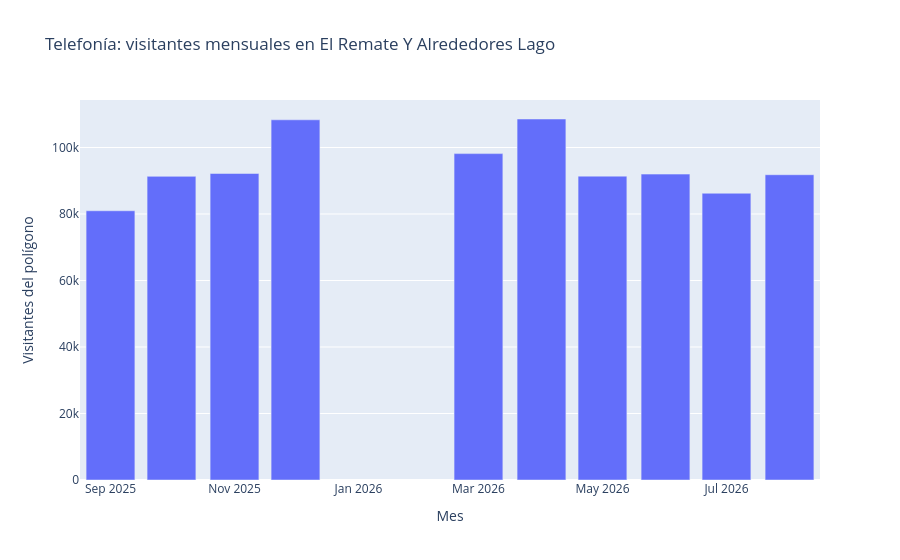

Notebook source saved alongside this figure:
### Code cell
m = m.copy(); m['fecha'] = pd.to_datetime(m.fecha)
sub = sorted(m.subdestino.unique())[0]
subdf = m[m.subdestino.eq(sub)].groupby('fecha',as_index=False).visitantes.sum()
fig = px.bar(subdf, x='fecha', y='visitantes', title=f'Telefonía: visitantes mensuales en {sub}',
             labels={'visitantes':'Visitantes del polígono','fecha':'Mes'})
fig.show()
print('Este gráfico es de UN subdestino; no representa el total único de Petén.')

### Figure 1 — Plotly figure (JSON) as saved in the notebook; plotly's stock layout.template omitted (floating-point values rounded to 4 significant figures)
{"data": [{"hovertemplate": "Mes=%{x}<br>Visitantes del polígono=%{y}<extra></extra>", "legendgroup": "", "marker": {"color": "#636efa", "pattern": {"shape": ""}}, "name": "", "orientation": "v", "showlegend": false, "textposition": "auto", "type": "bar", "x": ["2025-09-01T00:00:00.000000000", "2025-10-01T00:00:00.000000000", "2025-11-01T00:00:00.000000000", "2025-12-01T00:00:00.000000000", "2026-03-01T00:00:00.000000000", "2026-04-01T00:00:00.000000000", "2026-05-01T00:00:00.000000000", "2026-06-01T00:00:00.000000000", "2026-07-01T00:00:00.000000000", "2026-08-01T00:00:00.000000000"], "xaxis": "x", "y": [80970.0, 91320.0, 92180.0, 108300.0, 98160.0, 108600.0, 91390.0, 91990.0, 86240.0, 91820.0], "yaxis": "y"}], "layout": {"barmode": "relative", "legend": {"tracegroupgap": 0}, "title": {"text": "Telefonía: visitantes mensuales en El Remate Y Alrededores Lago"}, "xaxis": {"anchor": "y", "domain": [0, 1], "title": {"text": "Mes"}}, "yaxis": {"anchor": "x", "domain": [0, 1], "title": {"text": "Visitantes del polígono"}}}}
